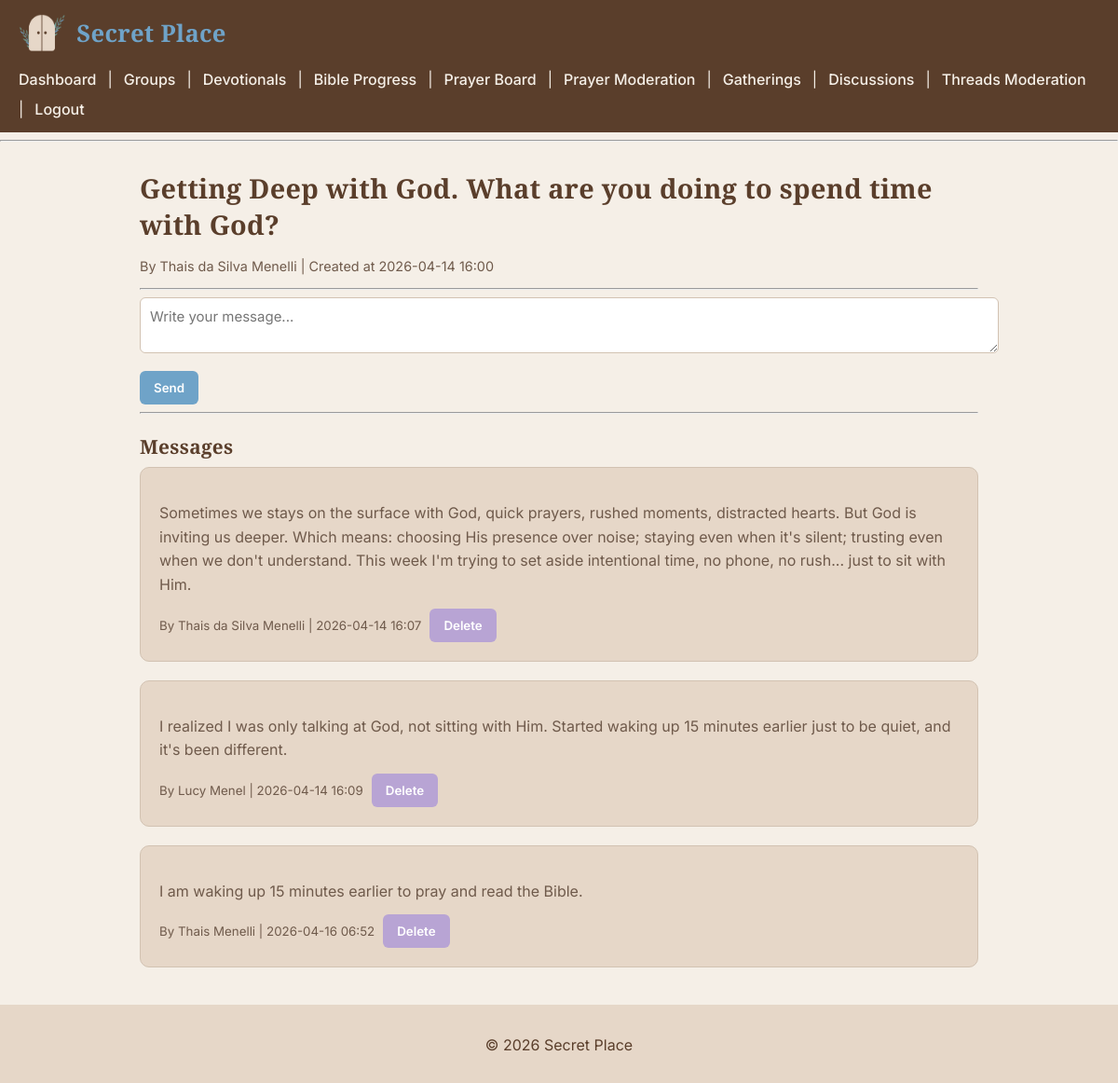
/discussions/2 (signed in), run on the app's committed database.
### tables this page shows
CREATE TABLE discussion_threads (
    thread_id INTEGER PRIMARY KEY AUTOINCREMENT,
    title TEXT NOT NULL,
    created_by INTEGER NOT NULL,
    group_id INTEGER,
    is_approved INTEGER DEFAULT 1, created_at DATETIME DEFAULT CURRENT_TIMESTAMP,
    FOREIGN KEY(created_by) REFERENCES users(id)
);

CREATE TABLE users (
    id INTEGER PRIMARY KEY AUTOINCREMENT,
    name TEXT NOT NULL,
    email TEXT UNIQUE NOT NULL,
    password TEXT NOT NULL,
    role TEXT DEFAULT 'member'
, is_active INTEGER DEFAULT 1);

CREATE TABLE discussion_messages (
    message_id INTEGER PRIMARY KEY AUTOINCREMENT,
    thread_id INTEGER NOT NULL,
    user_id INTEGER NOT NULL,
    message_text TEXT NOT NULL,
    is_approved INTEGER DEFAULT 1, created_at DATETIME DEFAULT CURRENT_TIMESTAMP, moderated_by INTEGER,
    FOREIGN KEY(thread_id) REFERENCES discussion_threads(thread_id),
    FOREIGN KEY(user_id) REFERENCES users(id)
);

### routes/discussions.py (the view)
@discussions_bp.route('/<int:thread_id>', methods=['GET', 'POST'])
def thread_detail(thread_id):
    user_id = session.get('user_id')
    if not user_id:
        return redirect(url_for('auth.login'))
    thread_row = get_thread_by_id(thread_id)
    if not thread_row:
        flash("Thread not found.", "danger")
        return redirect(url_for('discussions.list_threads'))
    author = get_user_by_id(thread_row[2])
    thread = {
        "id": thread_row[0],
        "title": thread_row[1],
        "author_name": author[1] if author else "Unknown",
        "created_at": thread_row[4]
    }
    if request.method == 'POST':
        message_text = request.form.get('message_text')
        if message_text and message_text.strip():
            add_message(thread_id, user_id, message_text)
            flash("Message sent!", "success")
        return redirect(url_for('discussions.thread_detail', thread_id=thread_id))
    messages_raw = get_messages(thread_id)
    messages = []
    for m in messages_raw:
        author = get_user_by_id(m[2])
        messages.append({
            "id": m[0],
            "text": m[3],
            "author_name": author[1] if author else "Unknown",
            "created_at": m[5]
        })
    return render_template(
        'thread_detail.html',
        thread=thread,
        messages=messages
    )

### sqlite_db.py (called while the page is built)
def connect_db():
    return sqlite3.connect(Config.DATABASE)

def get_user_by_id(user_id):
    conn = connect_db()
    cursor = conn.cursor()
    cursor.execute(
        """
        SELECT *
        FROM users
        WHERE id = ?
        """,
        (user_id,)
    )
    user = cursor.fetchone()
    conn.close()
    return user

def get_thread_by_id(thread_id):
    conn = connect_db()
    cursor = conn.cursor()
    cursor.execute(
        """
        SELECT thread_id, title, created_by, group_id, created_at
        FROM discussion_threads
        WHERE thread_id = ?
        """,
        (thread_id,)
    )
    thread = cursor.fetchone()
    conn.close()
    return thread

def get_messages(thread_id):
    conn = connect_db()
    cursor = conn.cursor()
    cursor.execute(
        """
        SELECT *
        FROM discussion_messages
        WHERE thread_id = ? AND is_approved = 1
        ORDER BY created_at ASC
        """,
        (thread_id,)
    )
    messages = cursor.fetchall()
    conn.close()
    return messages

### templates/thread_detail.html (shortened to what this page needs)
{% extends "layout.html" %}
{% block content %}
<h2 class="thread-title">{{ thread.title }}</h2>
<p class="thread-meta">By {{ thread.author_name }} | Created at {{ thread.created_at.replace('T', ' ')[:16] }}</p>
<hr>
<form method="POST">
    <textarea name="message_text" placeholder="Write your message..." required></textarea>
    <button type="submit">Send</button>
</form>
<hr>
<h3>Messages</h3>
{% for m in messages %}
<div class="card">
    <p>{{ m.text }}</p>
    <small>By {{ m.author_name }} | {{ m.created_at.replace('T', ' ')[:16] }}</small>
    {% if session.get('user_role') in ['admin', 'leader'] %}
    <button type="button"
            class="btn btn-danger btn-sm"
            data-confirm="Delete this message?"
            data-form="delete-message-{{ m.id }}">
        Delete
    </button>
    {% endif %}
</div>
{% endfor %}
{% endblock %}

### static/css/styles.css (style rules this page uses)
body { font-family: 'Inter', sans-serif; background-color: #f5efe7; color: #6f5a4b; margin: 0; padding: 0; }
h1, h2, h3, h4, h5, h6 { font-family: 'Playfair Display', serif; color: #5a3e2b; font-weight: 700; letter-spacing: 0.3px; margin-bottom: 10px; }
h2 { font-size: 1.6rem; margin-bottom: 10px; }
h3 { font-size: 1.3rem; margin-bottom: 8px; }
p { line-height: 1.6; margin-bottom: 12px; }
section, h2 { margin-top: 25px; }
.card { background-color: #e6d7c8; padding: 20px; border-radius: 10px; margin-bottom: 20px; border: 1px solid #d2c2b2; }
.thread-title { font-size: 1.8rem; margin-bottom: 5px; }
.thread-meta { color: #6f5a4b; font-size: 0.9rem; }
button, .button, .btn { font-family: 'Inter', sans-serif; font-weight: 600; background-color: #6fa3c8; color: white; border: none; padding: 10px 15px; text-decoration: none; cursor: pointer; border-radius: 6px; display: inline-block; transition: all 0.2s ease; }
.btn-danger { background-color: #b8a4d4; }
input, textarea, select { font-family: 'Inter', sans-serif; font-size: 15px; width: 100%; padding: 10px; margin-bottom: 15px; border-radius: 6px; border: 1px solid #d2c2b2; background-color: white; }

### data on the page
discussion_threads: title "Getting Deep with God. What are you doing to spend time with God?", created_at "2026-04-14 16:00"
users: author_name "Thais da Silva Menelli", author_name "Thais da Silva Menelli"
discussion_messages: text "Sometimes we stays on the surface with God, quick prayers, rushed moments, distracted hearts. But God is inviting us deeper. Which means: choosing His presence over noise; staying even when it's silent; trusting even when we don't understand. This week I'm trying to set aside intentional time, no phone, no rush... just to sit with Him.", created_at "2026-04-14 16:07"
discussion_messages: text "I realized I was only talking at God, not sitting with Him. Started waking up 15 minutes earlier just to be quiet, and it's been different.", created_at "2026-04-14 16:09"
users: author_name "Lucy Menel"
discussion_messages: text "I am waking up 15 minutes earlier to pray and read the Bible.", created_at "2026-04-16 06:52"
users: author_name "Thais Menelli"
